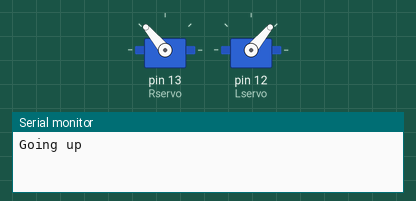
Recording of a sketch running on a simulated Arduino Uno, built with avr-gcc and run on an emulated ATmega328P. On the bench: 2 × servo, the last lines printed to the serial monitor.

Above: at 0.1 s.
At 13.3 s:
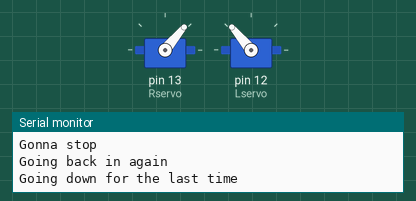
Timing chart, 0 to 14.8 s (numbered marks = the images above):
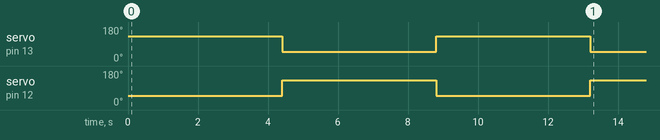

The sketch:

Continous_rot_servo.ino
```cpp
//This code is to demonstrate the use of a continuous rotation servo motor with its different functions


//Refer to surtrtech.com to understand further

#include <Servo.h> //Servo library

Servo Rservo;  //Servo name is Rservo and Lservo
Servo Lservo;

void setup() {
  Rservo.attach(13);  // attaches the servo signal pin on pin D6
  Lservo.attach(12);
}

void loop() {
  Serial.begin(9600);
  Serial.println("Going up");// display on the serial the signal value
  Rservo.write(130); //Turn clockwise at high speed
  Lservo.write(50);
  delay(400);
  Serial.println("Gonna stop");
  Rservo.detach();//Stop. You can use detach function or use write(x), as x is the middle of 0-180 which is 90, but some lack of precision may change this value
  Lservo.detach();
  delay(2000);
  Serial.println("Going back in");
  delay(2000);
  Rservo.attach(13);//Always use attach function after detach to re-connect your servo with the board
  Lservo.attach(12);
  Serial.println("Going down");//turn left with high speed
  Rservo.write(50);
  Lservo.write(130);
  delay(400);
  Serial.println("stopping forever");
  Rservo.detach();//Stop
  Lservo.detach();
  delay(2000);
  Serial.println("Going back in the second time");
  delay(2000);
  Rservo.attach(13);
  Lservo.attach(12);
  Serial.println("Going up for the second time");
  Rservo.write(130);
  Lservo.write(50);
  delay(400);
  Serial.println("Gonna stop");
  Rservo.detach();
  Lservo.detach();
  delay(2000);
  Serial.println("Going back in again");
  delay(2000);
  Rservo.attach(13);
  Lservo.attach(12);
  Serial.println("Going down for the last time");
  Rservo.write(50);
  Lservo.write(130);
  delay(400);
  Serial.println("Stopping forever AGAIN");
  Rservo.detach();
  Lservo.detach();
  delay(20000000000000);


//myservo.write(92); //Used in the tutorial video, 92 was my stop value

}
```

Measured:
- by itself, servo on pin 13 (Rservo): 130° → 50° at 4.4 s, → 130° 4.4 s later, → 50° 4.4 s later
- by itself, servo on pin 12 (Lservo): 50° → 130° at 4.4 s, → 50° 4.4 s later, → 130° 4.4 s later
